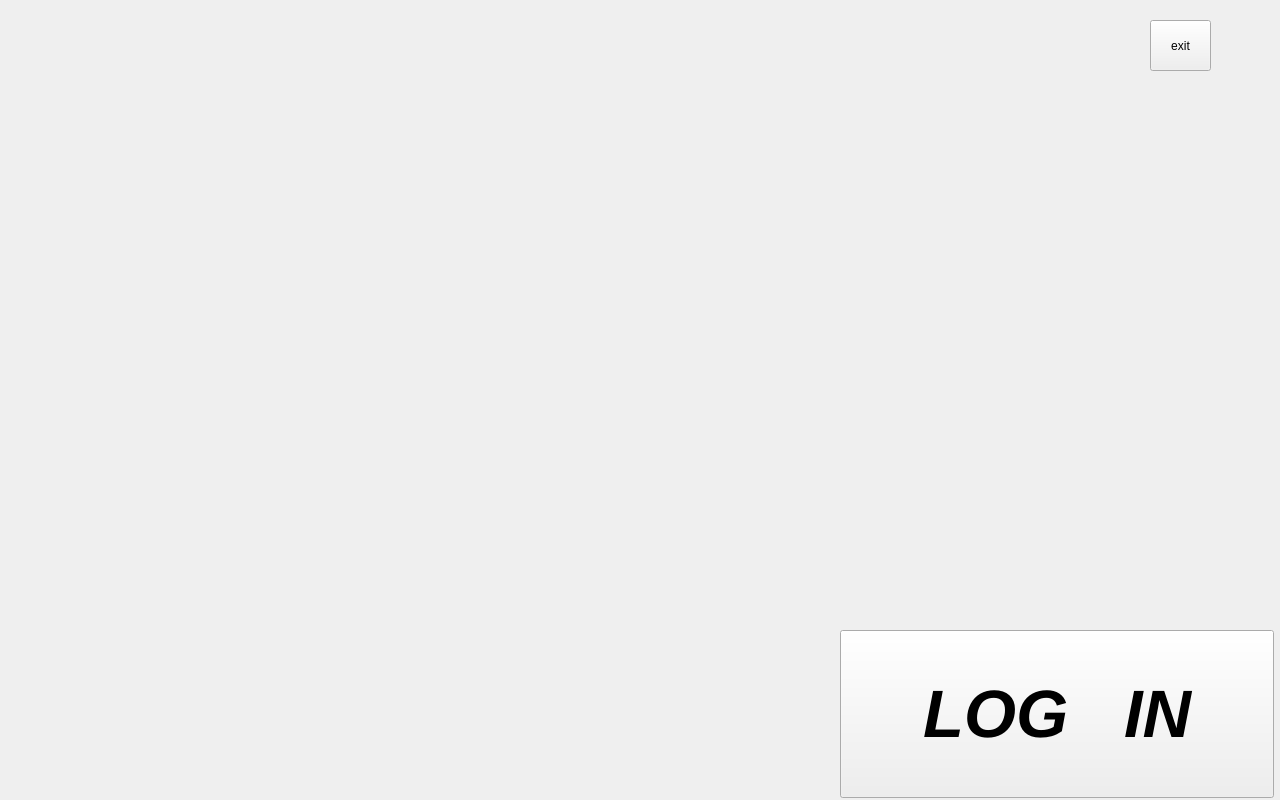
<?xml version="1.0" encoding="UTF-8"?>
<ui version="4.0">
 <class>cartvu</class>
 <widget class="QMainWindow" name="cartvu">
  <property name="enabled">
   <bool>true</bool>
  </property>
  <property name="geometry">
   <rect>
    <x>0</x>
    <y>0</y>
    <width>1280</width>
    <height>800</height>
   </rect>
  </property>
  <property name="maximumSize">
   <size>
    <width>1600</width>
    <height>900</height>
   </size>
  </property>
  <property name="cursor">
   <cursorShape>BlankCursor</cursorShape>
  </property>
  <property name="windowTitle">
   <string>cartvu</string>
  </property>
  <property name="toolTip">
   <string/>
  </property>
  <property name="autoFillBackground">
   <bool>true</bool>
  </property>
  <property name="styleSheet">
   <string notr="true"/>
  </property>
  <widget class="QWidget" name="centralWidget">
   <property name="maximumSize">
    <size>
     <width>1280</width>
     <height>800</height>
    </size>
   </property>
   <property name="cursor">
    <cursorShape>ArrowCursor</cursorShape>
   </property>
   <property name="autoFillBackground">
    <bool>false</bool>
   </property>
   <property name="styleSheet">
    <string notr="true">#centralWidget {
border-image: url(:/pic/logo_cartvu.jpg);
}</string>
   </property>
   <widget class="QPushButton" name="log_button">
    <property name="geometry">
     <rect>
      <x>840</x>
      <y>630</y>
      <width>434</width>
      <height>168</height>
     </rect>
    </property>
    <property name="font">
     <font>
      <pointsize>50</pointsize>
      <weight>75</weight>
      <italic>true</italic>
      <bold>true</bold>
      <underline>false</underline>
      <strikeout>false</strikeout>
      <kerning>true</kerning>
     </font>
    </property>
    <property name="cursor">
     <cursorShape>ArrowCursor</cursorShape>
    </property>
    <property name="autoFillBackground">
     <bool>false</bool>
    </property>
    <property name="styleSheet">
     <string notr="true">border-image:url(:/pic/login_button.jpg);


</string>
    </property>
    <property name="text">
     <string>LOG   IN</string>
    </property>
    <property name="flat">
     <bool>false</bool>
    </property>
   </widget>
   <widget class="QPushButton" name="exit_button">
    <property name="geometry">
     <rect>
      <x>1150</x>
      <y>20</y>
      <width>61</width>
      <height>51</height>
     </rect>
    </property>
    <property name="cursor">
     <cursorShape>ArrowCursor</cursorShape>
    </property>
    <property name="text">
     <string>exit</string>
    </property>
   </widget>
  </widget>
 </widget>
 <layoutdefault spacing="6" margin="11"/>
 <resources/>
 <connections/>
</ui>
